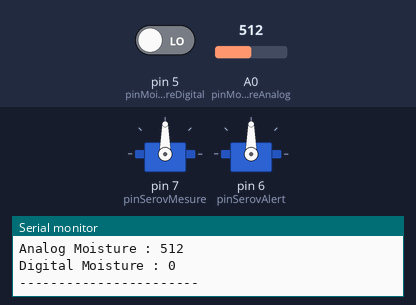
Bench run of a sketch on a simulated Arduino Uno, built with avr-gcc and run on an emulated ATmega328P. Shown: 2 × servo, the last lines printed to the serial monitor. The test bench sets the inputs (shaded band); at power-on: A0 (pinMoistureAnalog) = 512, pin 5 (pinMoistureDigital) LOW.

Above: at 5.8 s.
5.9 s: A0 (pinMoistureAnalog) set to 716
At 12.3 s:
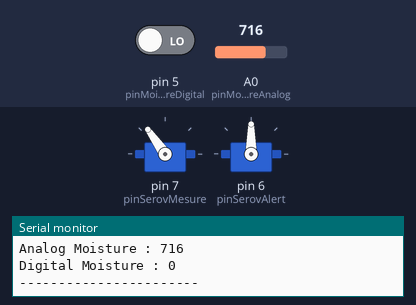
12.6 s: A0 (pinMoistureAnalog) set to 900
At 18.1 s:
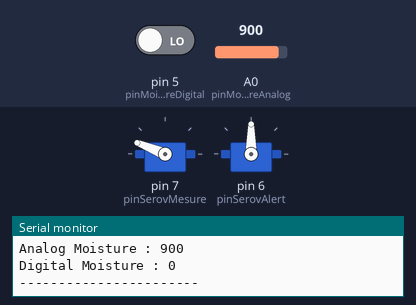
18.6 s: pin 5 (pinMoistureDigital) driven HIGH
At 24.3 s:
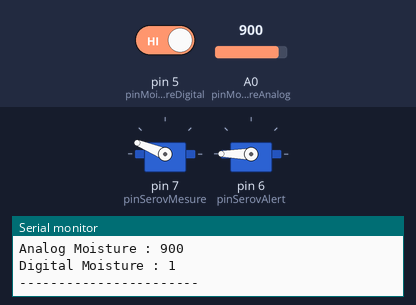
25.1 s: A0 (pinMoistureAnalog) set to 519
At 31.0 s:
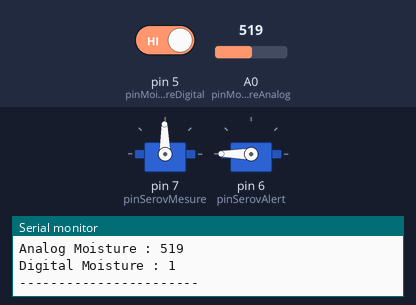
31.1 s: A0 (pinMoistureAnalog) set to 511
At 37.1 s:
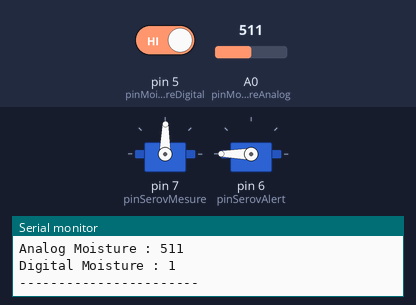
37.4 s: pin 5 (pinMoistureDigital) driven LOW
At 41.37 s:
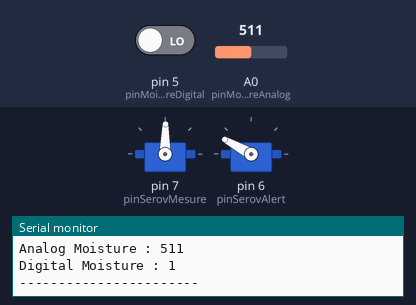
Timing chart, 0 to 43.9 s (numbered marks = the images above; inputs shaded):
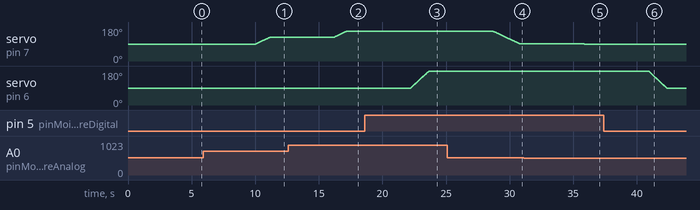

The sketch:

arduino_moisture_servo.ino
```cpp
#include <VarSpeedServo.h>
#include <JeeLib.h>

const int pinMoistureAnalog = A0;
const int pinMoistureDigital = 5;
const int pinSerovMesure = 7;
const int pinSerovAlert = 6;
VarSpeedServo servoMesure;
VarSpeedServo servoAlert;
int mappedMoisture = 0;
int lastMappedMoisture = 0;
int digitalMoisture = 0;
int lastDigitalMoisture = 0;

ISR(WDT_vect) { Sleepy::watchdogEvent(); }

void setup() {
  pinMode(pinMoistureAnalog,INPUT);
  pinMode(pinMoistureDigital,INPUT);
  servoMesure.attach(pinSerovMesure);
  servoAlert.attach(pinSerovAlert);
  Serial.begin(9600);
}

void loop() {
  int analogMoisture = analogRead(pinMoistureAnalog);
  digitalMoisture = digitalRead(pinMoistureDigital);
  mappedMoisture = map(analogMoisture, 0, 1023, 0, 180);
  if(lastMappedMoisture != mappedMoisture) {
    servoMesure.write(mappedMoisture, 20, true);
    lastMappedMoisture = mappedMoisture;
  }
  if(digitalMoisture != lastDigitalMoisture) {
       int flagAlertPosition = (digitalMoisture == 0 ? 90 : 180);
       servoAlert.write(flagAlertPosition, 40, true);
       lastDigitalMoisture = digitalMoisture;
    }

  Serial.print("Analog Moisture : ");
  Serial.println(analogMoisture);
  Serial.print("Digital Moisture : ");
  Serial.println(digitalMoisture);
  Serial.println("-----------------------");

  Sleepy::loseSomeTime(5000);


}
```

Measured:
- after the input at 5.9 s, servo on pin 7 (pinSerovMesure): moves from 90° to 125° over 1.1 s, starting after 4.1 s
- after the input at 12.6 s, servo on pin 7 (pinSerovMesure): moves from 125° to 158° over 1.0 s, starting after 3.6 s
- after the input at 18.6 s, servo on pin 6 (pinSerovAlert): moves from 90° to 180° over 1.4 s, starting after 3.6 s
- after the input at 25.1 s, servo on pin 7 (pinSerovMesure): moves from 158° to 91° over 2.1 s, starting after 3.6 s
- after the input at 31.1 s, servo on pin 7 (pinSerovMesure): 91° → 89° after 4.8 s
- after the input at 37.4 s, servo on pin 6 (pinSerovAlert): moves from 180° to 90° over 1.4 s, starting after 3.5 s
